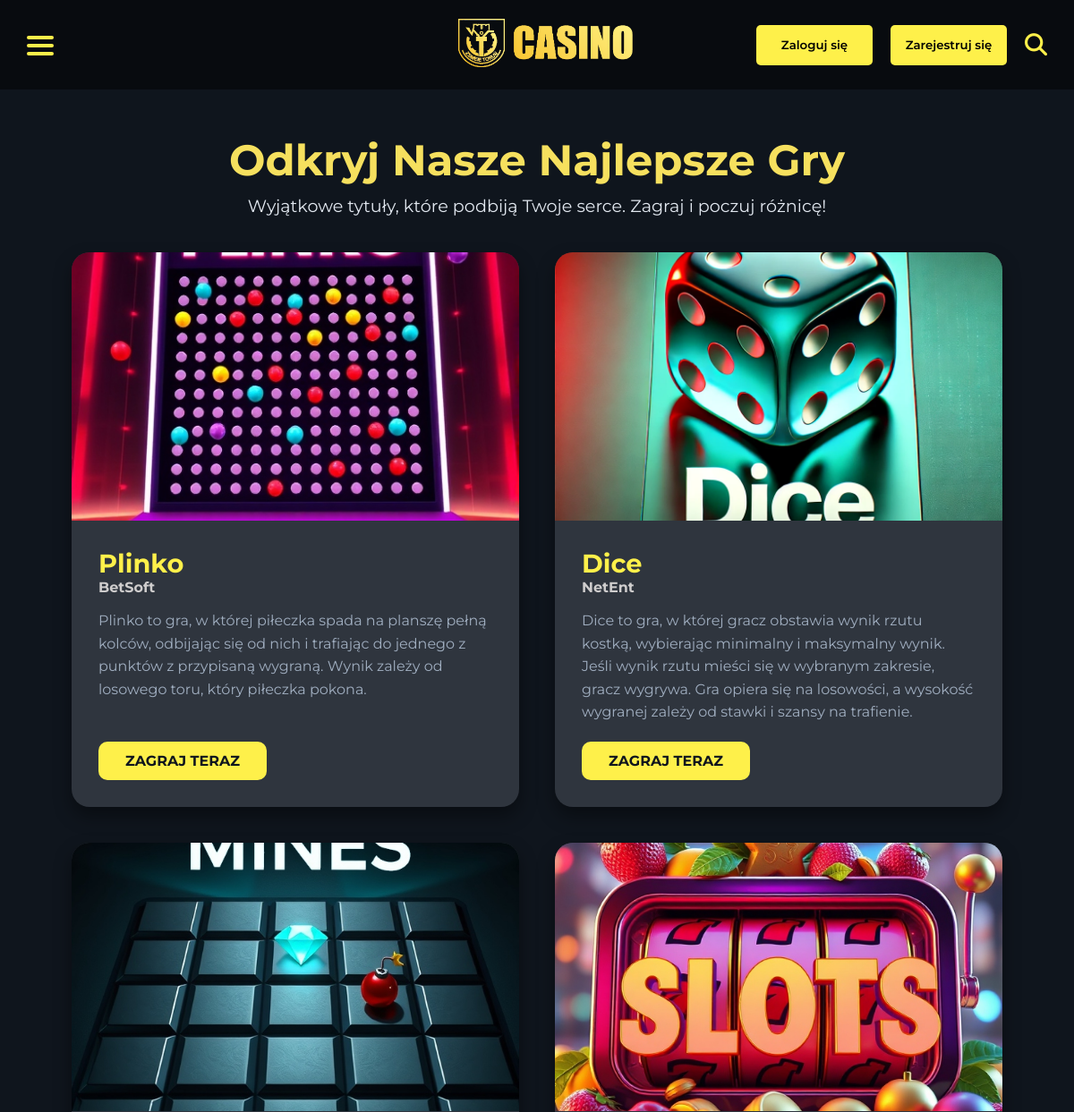
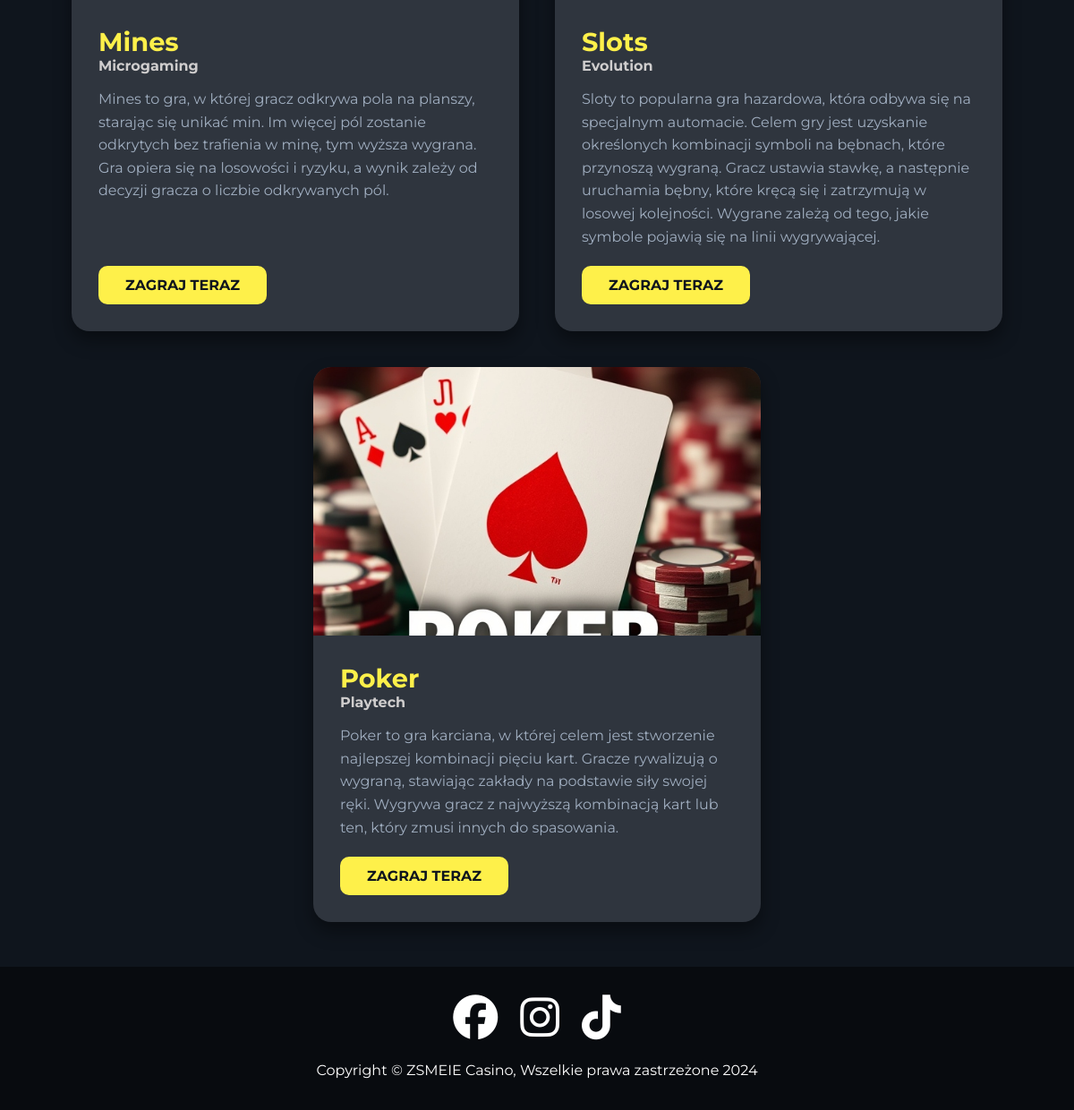
Screenshot of /games.php with the database file from the repository (2 pictures, top to bottom).
### tables this page shows
CREATE TABLE `games` (
  `id` int(11) NOT NULL,
  `name` varchar(50) NOT NULL,
  `image_url` varchar(200) NOT NULL,
  `link` varchar(50) NOT NULL,
  `company` varchar(50) NOT NULL,
  `description` text NOT NULL
);

### games.php (the view, shortened to what this page needs)
<!DOCTYPE html>
<html lang="pl">
<head>
    <link rel="stylesheet" href="css/index.css">
    <link rel="stylesheet" href="css/nav.css">
    <link rel="stylesheet" href="css/main.css">
    <link rel="stylesheet" href="css/footer.css">
    <link rel="stylesheet" href="css/games.css">
    <link rel="stylesheet" href="css/login-reg.css">
    <link rel="stylesheet" href="https://cdn.jsdelivr.net/npm/swiper@11/swiper-bundle.min.css"/>
</head>
<body>
<?php
$isLoggedIn = isset($_SESSION['user_id']);
?>
<nav id="home-section">
    <div class="nav-left">
        <div class="hamburger" onclick="toggleMenu()">
            <div class="bar"></div>
            <div class="bar"></div>
            <div class="bar"></div>
        </div>
    </div>
    <div class="nav-mid">
        <img src="images/logo.png" alt="Logo Zsmeie-Casino" id="normal-size-logo">
    </div>
    <div class="nav-right">
        <?php if (!$isLoggedIn): ?>
            <button class="first-button" id="login-button">Zaloguj się</button>
            <button class="first-button" id="register-button">Zarejestruj się</button>
        <?php endif; ?>
            <div class="search-button">
                <i class="fa-solid fa-magnifying-glass"></i>
            </div>
        </div>
</nav>
    <main>
    <?php
      $conn = new mysqli("localhost", "root", "", "zsmeie_casino");
      $sql = "SELECT name, image_url, description, company, link FROM games";
      $result = $conn->query($sql);
      ?>
   <section id="games-showcase">
  <div class="games-intro">
    <h1>Odkryj Nasze Najlepsze Gry</h1>
    <p>Wyjątkowe tytuły, które podbiją Twoje serce. Zagraj i poczuj różnicę!</p>
  </div>
  <div class="games-cards">
    <?php
      if ($result->num_rows > 0) {
          while ($row = $result->fetch_assoc()) {
              echo '<div class="game-card">
                      <div class="game-card-image">
                          <img src="' . $row['image_url'] . '" alt="' . $row['name'] . '">
                      </div>
                      <div class="game-card-content">
                          <h2>' . $row['name'] . '</h2>
                          <h4>' . $row['company'] . '</h4>
                          <p class="game-description">
                                '.$row['description'].'
                          </p>
                          <a href="'.$row['link'].'" class="cta-play-now">Zagraj Teraz</a>
                      </div>
                  </div>';
          }
      } else {
          echo "Brak gier w bazie danych.";
      }
      ?>
    </div>
  </section>
    </main>
    <footer>
      <div class="footer-social">
        <a href="https://www.facebook.com/" target="_blank">
          <i class="fa-brands fa-facebook"></i>
        </a>
        <a href="https://www.instagram.com/" target="_blank">
          <i class="fa-brands fa-instagram"></i>
        </a>
        <a href="https://www.tiktok.com/pl-PL/" target="_blank">
          <i class="fa-brands fa-tiktok"></i>
        </a>
      </div>
      <div class="footer-text">
        <p>Copyright © ZSMEIE Casino, Wszelkie prawa zastrzeżone 2024</p>
      </div>
    </footer>
</body>
</html>

### css/index.css (style rules this page uses)
:root { --color-black: #0F151D; --color-darker-black: #080b0f; --color-yellow: #FEF04A; --color-yellow-hover: #a89e2f; --color-white: #fff; --color-grey: #2F353E; --color-dark-grey: #1d2127; --color-game-card-light: 65, 73, 85; }
html { scroll-behavior: smooth; }
* { margin: 0; padding: 0; box-sizing: border-box; scroll-behavior: smooth; font-family: "Montserrat"; text-decoration: none; list-style-type: none; }
body { background-color: var(--color-black); height: 100vh; }
i, p, h1 { color: #fff; }

### css/nav.css (style rules this page uses)
nav { display: flex; flex-direction: row; justify-content: space-between; align-items: center; height: 100px; background-color: var(--color-darker-black); margin-left: 0; }
.nav-left { margin-left: 30px; user-select: none; }
nav .nav-mid { position: absolute; transform: translate(-50%); left: 51%; }
nav .nav-mid img { width: 200px; }
.nav-right { display: flex; margin-right: 30px; gap: 20px; }
.nav-right button { border: none; width: 130px; height: 45px; border-radius: 5px; font-weight: 600; cursor: pointer; background-color: var(--color-yellow); }
.nav-right .search-button { display: flex; align-items: center; }
.nav-right i { font-size: 25px; color: var(--color-yellow); cursor: pointer; transition: 0.3s color; }
.hamburger { display: none; cursor: pointer; position: relative; width: 30px; height: 20px; margin-bottom: 5px; }
.hamburger .bar { height: 4px; background-color: var(--color-yellow); margin: 5px 0; border-radius: 2px; transition: transform 0.3s ease, opacity 0.3s ease, background-color 0.3s; }
.search-button { cursor: pointer; }
@media (max-width: 1300px) { .hamburger { display: block; } }

### css/main.css (style rules this page uses)
main { display: flex; flex-direction: column; align-items: center; padding: 0 50px; }
.header-main i, h1 { font-size: 40px; }

### css/footer.css (style rules this page uses)
footer { background-color: var(--color-darker-black); height: 160px; display: flex; align-items: center; justify-content: center; flex-direction: column; margin-bottom: 0 !important; }
footer i { font-size: 50px; }
.footer-social, .footer-text { display: flex; align-items: center; justify-content: center; gap: 25px; color: #fff; }
.footer-social { padding: 20px 20px 0 20px; }
.footer-social i { transition: 0.3s color; }
.footer-text { padding: 25px; text-align: center; }

### css/games.css (style rules this page uses)
.games-intro { margin-top: 50px; text-align: center; }
.games-intro h1 { font-size: 3rem; color: #f6e05e; margin-bottom: 10px; }
.games-intro p { font-size: 1.2rem; color: #e2e8f0; margin-bottom: 40px; }
.games-cards { display: flex; flex-wrap: wrap; justify-content: center; gap: 40px; margin-bottom: 50px; }
.game-card { width: 500px; background: var(--color-grey); border-radius: 20px; overflow: hidden; box-shadow: 0 10px 20px rgba(0, 0, 0, 0.4); transition: transform 0.4s ease, box-shadow 0.4s ease; display: flex; flex-direction: column; position: relative; }
.game-card-image { position: relative; overflow: hidden; height: 300px; }
.game-card-image img { width: 100%; height: 300px; object-fit: cover; transition: transform 0.4s ease; z-index: 1; transform: scale(1); }
.game-card-content { height: calc(100% - 300px); padding: 30px; text-align: left; flex-direction: column; z-index: 2; display: flex; position: relative; }
.game-card-content h2 { font-size: 1.8rem; color: var(--color-yellow); }
.game-card-content h4 { color: #cfcdcd; margin-bottom: 15px; }
.game-description { font-size: 1rem; color: #a0aec0; line-height: 1.6; margin-bottom: 20px; }
.cta-play-now { display: flex; width: fit-content; margin-top: auto; padding: 12px 30px; background-color: var(--color-yellow); color: var(--color-black); font-size: 1rem; font-weight: bold; text-transform: uppercase; text-decoration: none; border-radius: 10px; transition: background 0.3s ease; }

### rows the page displays
games: image_url (picture), name "Plinko", company "BetSoft", description "Plinko to gra, w której piłeczka spada na planszę pełną kolców, odbijając się od nich i trafiając do jednego z punktów z przypisaną wygraną. Wynik zależy od losowego toru, który piłeczka pokona."
games: image_url (picture), name "Dice", company "NetEnt", description "Dice to gra, w której gracz obstawia wynik rzutu kostką, wybierając minimalny i maksymalny wynik. Jeśli wynik rzutu mieści się w wybranym zakresie, gracz wygrywa. Gra opiera się na losowości, a wysokość wygranej zależy od stawki i szansy na trafienie."
games: image_url (picture), name "Mines", company "Microgaming", description "Mines to gra, w której gracz odkrywa pola na planszy, starając się unikać min. Im więcej pól zostanie odkrytych bez trafienia w minę, tym wyższa wygrana. Gra opiera się na losowości i ryzyku, a wynik zależy od decyzji gracza o liczbie odkrywanych pól."
games: image_url (picture), name "Slots", company "Evolution", description "Sloty to popularna gra hazardowa, która odbywa się na specjalnym automacie. Celem gry jest uzyskanie określonych kombinacji symboli na bębnach, które przynoszą wygraną. Gracz ustawia stawkę, a następnie uruchamia bębny, które kręcą się i zatrzymują w losowej kolejności. Wygrane zależą od tego, jakie symbole pojawią się na linii wygrywającej."
games: image_url (picture), name "Poker", company "Playtech", description "Poker to gra karciana, w której celem jest stworzenie najlepszej kombinacji pięciu kart. Gracze rywalizują o wygraną, stawiając zakłady na podstawie siły swojej ręki. Wygrywa gracz z najwyższą kombinacją kart lub ten, który zmusi innych do spasowania."
